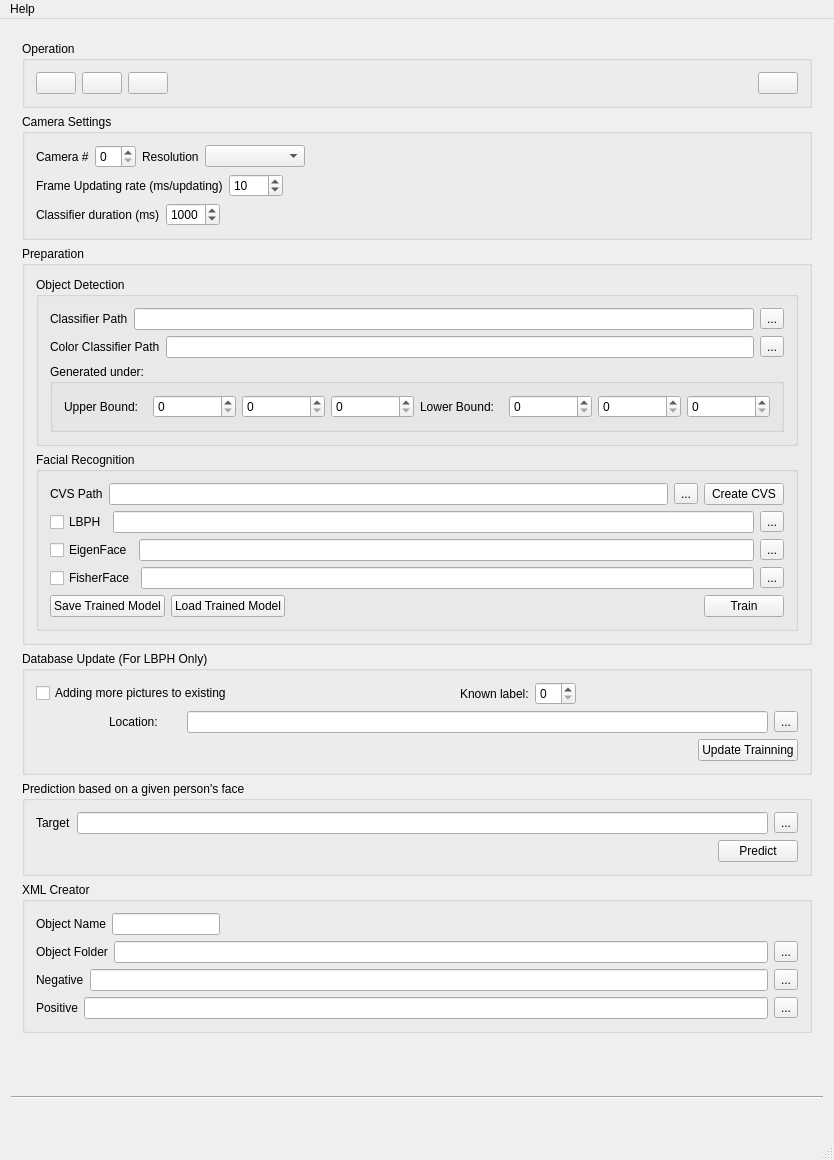
<?xml version="1.0" encoding="UTF-8"?>
<ui version="4.0">
 <class>Recognizer</class>
 <widget class="QMainWindow" name="Recognizer">
  <property name="geometry">
   <rect>
    <x>0</x>
    <y>0</y>
    <width>834</width>
    <height>1160</height>
   </rect>
  </property>
  <property name="windowTitle">
   <string>Recognizer</string>
  </property>
  <property name="windowIcon">
   <iconset>
    <normaloff>:/Main/searching33.png</normaloff>:/Main/searching33.png</iconset>
  </property>
  <property name="windowOpacity">
   <double>1.000000000000000</double>
  </property>
  <widget class="QWidget" name="centralWidget">
   <layout class="QVBoxLayout" name="verticalLayout_6">
    <item>
     <widget class="QStackedWidget" name="stackedWidget">
      <property name="contextMenuPolicy">
       <enum>Qt::NoContextMenu</enum>
      </property>
      <property name="currentIndex">
       <number>0</number>
      </property>
      <widget class="QWidget" name="page">
       <layout class="QVBoxLayout" name="verticalLayout_8">
        <item>
         <widget class="QGroupBox" name="groupBox_SelOp">
          <property name="sizePolicy">
           <sizepolicy hsizetype="Expanding" vsizetype="Fixed">
            <horstretch>0</horstretch>
            <verstretch>0</verstretch>
           </sizepolicy>
          </property>
          <property name="title">
           <string>Operation</string>
          </property>
          <layout class="QVBoxLayout" name="verticalLayout_2">
           <item>
            <layout class="QHBoxLayout" name="horizontalLayout_17">
             <item>
              <widget class="QPushButton" name="pushButton_liveFacial">
               <property name="toolTip">
                <string>Perform live facial recognition</string>
               </property>
               <property name="text">
                <string/>
               </property>
               <property name="icon">
                <iconset>
                 <normaloff>icons/Administrator-icon.png</normaloff>
                 <normalon>:/Main/icons/Administrator-icon.png</normalon>icons/Administrator-icon.png</iconset>
               </property>
               <property name="iconSize">
                <size>
                 <width>50</width>
                 <height>50</height>
                </size>
               </property>
               <property name="checkable">
                <bool>true</bool>
               </property>
               <property name="autoExclusive">
                <bool>true</bool>
               </property>
               <property name="flat">
                <bool>false</bool>
               </property>
              </widget>
             </item>
             <item>
              <widget class="QPushButton" name="pushButton_stillFacial">
               <property name="toolTip">
                <string>Perform still picture facial recognition</string>
               </property>
               <property name="text">
                <string/>
               </property>
               <property name="icon">
                <iconset>
                 <normalon>:/Main/icons/focusing.png</normalon>
                </iconset>
               </property>
               <property name="iconSize">
                <size>
                 <width>50</width>
                 <height>50</height>
                </size>
               </property>
               <property name="checkable">
                <bool>true</bool>
               </property>
               <property name="autoExclusive">
                <bool>true</bool>
               </property>
              </widget>
             </item>
             <item>
              <widget class="QPushButton" name="pushButton_stillObject">
               <property name="toolTip">
                <string>Perform still picture object detection</string>
               </property>
               <property name="text">
                <string/>
               </property>
               <property name="icon">
                <iconset>
                 <normalon>:/Main/icons/diaphragm2.png</normalon>
                </iconset>
               </property>
               <property name="iconSize">
                <size>
                 <width>50</width>
                 <height>50</height>
                </size>
               </property>
               <property name="checkable">
                <bool>true</bool>
               </property>
               <property name="autoExclusive">
                <bool>true</bool>
               </property>
              </widget>
             </item>
             <item>
              <spacer name="horizontalSpacer_11">
               <property name="orientation">
                <enum>Qt::Horizontal</enum>
               </property>
               <property name="sizeHint" stdset="0">
                <size>
                 <width>40</width>
                 <height>20</height>
                </size>
               </property>
              </spacer>
             </item>
             <item>
              <widget class="QPushButton" name="pushButton_XMLcreator">
               <property name="toolTip">
                <string>Generate your own xml file for detection</string>
               </property>
               <property name="text">
                <string/>
               </property>
               <property name="icon">
                <iconset>
                 <normalon>:/Main/icons/health-education-icon.png</normalon>
                </iconset>
               </property>
               <property name="iconSize">
                <size>
                 <width>50</width>
                 <height>50</height>
                </size>
               </property>
               <property name="checkable">
                <bool>true</bool>
               </property>
               <property name="autoExclusive">
                <bool>true</bool>
               </property>
              </widget>
             </item>
            </layout>
           </item>
          </layout>
         </widget>
        </item>
        <item>
         <widget class="QGroupBox" name="groupBox_CamSet">
          <property name="title">
           <string>Camera Settings</string>
          </property>
          <layout class="QVBoxLayout" name="verticalLayout">
           <item>
            <layout class="QHBoxLayout" name="horizontalLayout_9">
             <item>
              <widget class="QLabel" name="CameraNumberLabel">
               <property name="text">
                <string>Camera #</string>
               </property>
              </widget>
             </item>
             <item>
              <widget class="QSpinBox" name="CameraNumber"/>
             </item>
             <item>
              <widget class="QLabel" name="label_CameraResolution">
               <property name="text">
                <string>Resolution</string>
               </property>
              </widget>
             </item>
             <item>
              <widget class="QComboBox" name="comboBox_CameraResolution">
               <property name="minimumSize">
                <size>
                 <width>100</width>
                 <height>0</height>
                </size>
               </property>
              </widget>
             </item>
             <item>
              <spacer name="horizontalSpacer_3">
               <property name="orientation">
                <enum>Qt::Horizontal</enum>
               </property>
               <property name="sizeHint" stdset="0">
                <size>
                 <width>40</width>
                 <height>20</height>
                </size>
               </property>
              </spacer>
             </item>
            </layout>
           </item>
           <item>
            <layout class="QHBoxLayout" name="horizontalLayout_14">
             <item>
              <widget class="QLabel" name="CameraUpdateLabel">
               <property name="text">
                <string>Frame Updating rate (ms/updating)</string>
               </property>
              </widget>
             </item>
             <item>
              <widget class="QSpinBox" name="CameraUpdateTime">
               <property name="maximum">
                <number>3000</number>
               </property>
               <property name="value">
                <number>10</number>
               </property>
              </widget>
             </item>
             <item>
              <spacer name="horizontalSpacer_8">
               <property name="orientation">
                <enum>Qt::Horizontal</enum>
               </property>
               <property name="sizeHint" stdset="0">
                <size>
                 <width>40</width>
                 <height>20</height>
                </size>
               </property>
              </spacer>
             </item>
            </layout>
           </item>
           <item>
            <layout class="QHBoxLayout" name="horizontalLayout_19">
             <item>
              <widget class="QLabel" name="ClassifierDurationlabel">
               <property name="text">
                <string>Classifier duration (ms)</string>
               </property>
              </widget>
             </item>
             <item>
              <widget class="QSpinBox" name="ClassifierDuration">
               <property name="maximum">
                <number>5000</number>
               </property>
               <property name="value">
                <number>1000</number>
               </property>
              </widget>
             </item>
             <item>
              <spacer name="horizontalSpacer_9">
               <property name="orientation">
                <enum>Qt::Horizontal</enum>
               </property>
               <property name="sizeHint" stdset="0">
                <size>
                 <width>40</width>
                 <height>20</height>
                </size>
               </property>
              </spacer>
             </item>
            </layout>
           </item>
          </layout>
         </widget>
        </item>
        <item>
         <widget class="QGroupBox" name="groupBox_preparation">
          <property name="title">
           <string>Preparation</string>
          </property>
          <layout class="QVBoxLayout" name="verticalLayout_5">
           <item>
            <widget class="QGroupBox" name="groupBox_ObjDet">
             <property name="title">
              <string>Object Detection</string>
             </property>
             <layout class="QVBoxLayout" name="verticalLayout_3">
              <item>
               <layout class="QHBoxLayout" name="horizontalLayout_18">
                <item>
                 <widget class="QLabel" name="ClassifierPathLabel">
                  <property name="text">
                   <string>Classifier Path</string>
                  </property>
                 </widget>
                </item>
                <item>
                 <widget class="QLineEdit" name="ClassifierLineEdit"/>
                </item>
                <item>
                 <widget class="QToolButton" name="ClassifierPath_toolButton">
                  <property name="text">
                   <string>...</string>
                  </property>
                 </widget>
                </item>
               </layout>
              </item>
              <item>
               <layout class="QHBoxLayout" name="horizontalLayout_2">
                <item>
                 <widget class="QLabel" name="label">
                  <property name="text">
                   <string>Color Classifier Path</string>
                  </property>
                 </widget>
                </item>
                <item>
                 <widget class="QLineEdit" name="lineEdit_colorClassifier"/>
                </item>
                <item>
                 <widget class="QToolButton" name="toolButton_colorClassifier">
                  <property name="text">
                   <string>...</string>
                  </property>
                 </widget>
                </item>
               </layout>
              </item>
              <item>
               <widget class="QGroupBox" name="groupBox_colorHasPath">
                <property name="title">
                 <string>Generated under:</string>
                </property>
                <layout class="QHBoxLayout" name="horizontalLayout_16">
                 <item>
                  <layout class="QHBoxLayout" name="horizontalLayout_15">
                   <item>
                    <widget class="QLabel" name="label_3">
                     <property name="text">
                      <string>Upper Bound:</string>
                     </property>
                    </widget>
                   </item>
                   <item>
                    <widget class="QSpinBox" name="spinBox_UH">
                     <property name="maximum">
                      <number>179</number>
                     </property>
                    </widget>
                   </item>
                   <item>
                    <widget class="QSpinBox" name="spinBox_US">
                     <property name="maximum">
                      <number>255</number>
                     </property>
                    </widget>
                   </item>
                   <item>
                    <widget class="QSpinBox" name="spinBox_UV">
                     <property name="maximum">
                      <number>255</number>
                     </property>
                    </widget>
                   </item>
                  </layout>
                 </item>
                 <item>
                  <layout class="QHBoxLayout" name="horizontalLayout_12">
                   <item>
                    <widget class="QLabel" name="label_2">
                     <property name="text">
                      <string>Lower Bound:</string>
                     </property>
                    </widget>
                   </item>
                   <item>
                    <widget class="QSpinBox" name="spinBox_LH">
                     <property name="maximum">
                      <number>179</number>
                     </property>
                    </widget>
                   </item>
                   <item>
                    <widget class="QSpinBox" name="spinBox_LS">
                     <property name="maximum">
                      <number>255</number>
                     </property>
                    </widget>
                   </item>
                   <item>
                    <widget class="QSpinBox" name="spinBox_LV">
                     <property name="maximum">
                      <number>255</number>
                     </property>
                    </widget>
                   </item>
                  </layout>
                 </item>
                </layout>
               </widget>
              </item>
             </layout>
            </widget>
           </item>
           <item>
            <widget class="QGroupBox" name="groupBox_FacialRec">
             <property name="title">
              <string>Facial Recognition</string>
             </property>
             <layout class="QVBoxLayout" name="verticalLayout_4">
              <item>
               <layout class="QHBoxLayout" name="horizontalLayout">
                <item>
                 <widget class="QLabel" name="CVS_Path_label">
                  <property name="text">
                   <string>CVS Path</string>
                  </property>
                 </widget>
                </item>
                <item>
                 <widget class="QLineEdit" name="CVS_Path_lineEdit"/>
                </item>
                <item>
                 <widget class="QToolButton" name="CVS_Path_Button">
                  <property name="text">
                   <string>...</string>
                  </property>
                 </widget>
                </item>
                <item>
                 <widget class="QPushButton" name="CreateCVS_Button">
                  <property name="text">
                   <string>Create CVS</string>
                  </property>
                 </widget>
                </item>
               </layout>
              </item>
              <item>
               <layout class="QHBoxLayout" name="horizontalLayout_4">
                <item>
                 <widget class="QCheckBox" name="LBPH_checkBox">
                  <property name="text">
                   <string>LBPH</string>
                  </property>
                 </widget>
                </item>
                <item>
                 <widget class="QLineEdit" name="LBPH_lineEdit"/>
                </item>
                <item>
                 <widget class="QToolButton" name="LBPH_toolButton">
                  <property name="text">
                   <string>...</string>
                  </property>
                 </widget>
                </item>
               </layout>
              </item>
              <item>
               <layout class="QHBoxLayout" name="horizontalLayout_6">
                <item>
                 <widget class="QCheckBox" name="EigenFace_checkBox">
                  <property name="text">
                   <string>EigenFace</string>
                  </property>
                 </widget>
                </item>
                <item>
                 <widget class="QLineEdit" name="EigenFace_location_lineEdit"/>
                </item>
                <item>
                 <widget class="QToolButton" name="EigenFace_location_toolButton">
                  <property name="text">
                   <string>...</string>
                  </property>
                 </widget>
                </item>
               </layout>
              </item>
              <item>
               <layout class="QHBoxLayout" name="horizontalLayout_7">
                <item>
                 <widget class="QCheckBox" name="FisherFace_checkBox">
                  <property name="text">
                   <string>FisherFace</string>
                  </property>
                 </widget>
                </item>
                <item>
                 <widget class="QLineEdit" name="FisherFace_location_lineEdit"/>
                </item>
                <item>
                 <widget class="QToolButton" name="FisherFace_location_toolButton">
                  <property name="text">
                   <string>...</string>
                  </property>
                 </widget>
                </item>
               </layout>
              </item>
              <item>
               <layout class="QHBoxLayout" name="horizontalLayout_8">
                <item>
                 <widget class="QPushButton" name="SaveTrainedModel_pushButton">
                  <property name="text">
                   <string>Save Trained Model</string>
                  </property>
                 </widget>
                </item>
                <item>
                 <widget class="QPushButton" name="LoadTrainedModel_pushButton">
                  <property name="text">
                   <string>Load Trained Model</string>
                  </property>
                 </widget>
                </item>
                <item>
                 <spacer name="horizontalSpacer_7">
                  <property name="orientation">
                   <enum>Qt::Horizontal</enum>
                  </property>
                  <property name="sizeHint" stdset="0">
                   <size>
                    <width>40</width>
                    <height>20</height>
                   </size>
                  </property>
                 </spacer>
                </item>
                <item>
                 <widget class="QPushButton" name="Train_Button">
                  <property name="text">
                   <string>Train</string>
                  </property>
                 </widget>
                </item>
               </layout>
              </item>
             </layout>
            </widget>
           </item>
          </layout>
         </widget>
        </item>
        <item>
         <widget class="QGroupBox" name="groupBox_LBPHupdate">
          <property name="title">
           <string>Database Update (For LBPH Only)</string>
          </property>
          <layout class="QGridLayout" name="gridLayout_2">
           <item row="0" column="0">
            <layout class="QHBoxLayout" name="horizontalLayout_10" stretch="0,0,0,0,0">
             <item>
              <widget class="QCheckBox" name="UpdateExisting_checkBox">
               <property name="text">
                <string>Adding more pictures to existing</string>
               </property>
              </widget>
             </item>
             <item>
              <spacer name="horizontalSpacer_6">
               <property name="orientation">
                <enum>Qt::Horizontal</enum>
               </property>
               <property name="sizeHint" stdset="0">
                <size>
                 <width>40</width>
                 <height>20</height>
                </size>
               </property>
              </spacer>
             </item>
             <item>
              <widget class="QLabel" name="UpdateExistingLabel">
               <property name="text">
                <string>Known label:</string>
               </property>
              </widget>
             </item>
             <item>
              <widget class="QSpinBox" name="UpdateExisting_spinBox"/>
             </item>
             <item>
              <spacer name="horizontalSpacer">
               <property name="orientation">
                <enum>Qt::Horizontal</enum>
               </property>
               <property name="sizeHint" stdset="0">
                <size>
                 <width>40</width>
                 <height>20</height>
                </size>
               </property>
              </spacer>
             </item>
            </layout>
           </item>
           <item row="1" column="0">
            <layout class="QHBoxLayout" name="horizontalLayout_11" stretch="1,1,8,1">
             <item>
              <spacer name="horizontalSpacer_4">
               <property name="orientation">
                <enum>Qt::Horizontal</enum>
               </property>
               <property name="sizeHint" stdset="0">
                <size>
                 <width>40</width>
                 <height>20</height>
                </size>
               </property>
              </spacer>
             </item>
             <item>
              <widget class="QLabel" name="UpdateLocation_label">
               <property name="text">
                <string>Location:</string>
               </property>
              </widget>
             </item>
             <item>
              <widget class="QLineEdit" name="UpdateLocation_lineEdit"/>
             </item>
             <item>
              <widget class="QToolButton" name="UpdateLocation_toolButton">
               <property name="text">
                <string>...</string>
               </property>
              </widget>
             </item>
            </layout>
           </item>
           <item row="2" column="0">
            <layout class="QHBoxLayout" name="horizontalLayout_13">
             <item>
              <spacer name="horizontalSpacer_5">
               <property name="orientation">
                <enum>Qt::Horizontal</enum>
               </property>
               <property name="sizeHint" stdset="0">
                <size>
                 <width>40</width>
                 <height>20</height>
                </size>
               </property>
              </spacer>
             </item>
             <item>
              <widget class="QPushButton" name="TrainNew_pushButton">
               <property name="enabled">
                <bool>true</bool>
               </property>
               <property name="text">
                <string>Update Trainning</string>
               </property>
              </widget>
             </item>
            </layout>
           </item>
          </layout>
         </widget>
        </item>
        <item>
         <widget class="QGroupBox" name="groupBox_prediction">
          <property name="title">
           <string>Prediction based on a given person's face</string>
          </property>
          <layout class="QGridLayout" name="gridLayout_3">
           <item row="0" column="0">
            <layout class="QHBoxLayout" name="horizontalLayout_5">
             <item>
              <widget class="QLabel" name="Target_label">
               <property name="text">
                <string>Target</string>
               </property>
              </widget>
             </item>
             <item>
              <widget class="QLineEdit" name="Target_lineEdit"/>
             </item>
             <item>
              <widget class="QToolButton" name="Target_toolButton">
               <property name="text">
                <string>...</string>
               </property>
              </widget>
             </item>
            </layout>
           </item>
           <item row="1" column="0">
            <layout class="QHBoxLayout" name="horizontalLayout_3">
             <item>
              <spacer name="horizontalSpacer_2">
               <property name="orientation">
                <enum>Qt::Horizontal</enum>
               </property>
               <property name="sizeHint" stdset="0">
                <size>
                 <width>40</width>
                 <height>20</height>
                </size>
               </property>
              </spacer>
             </item>
             <item>
              <widget class="QLabel" name="Predition_Result">
               <property name="text">
                <string/>
               </property>
              </widget>
             </item>
             <item>
              <widget class="QPushButton" name="Predict_Button">
               <property name="text">
                <string>Predict</string>
               </property>
              </widget>
             </item>
            </layout>
           </item>
          </layout>
         </widget>
        </item>
        <item>
         <widget class="QGroupBox" name="groupBox_XML_creator">
          <property name="title">
           <string>XML Creator</string>
          </property>
          <layout class="QVBoxLayout" name="verticalLayout_7">
           <item>
            <layout class="QHBoxLayout" name="horizontalLayout_20" stretch="0,0,1">
             <item>
              <widget class="QLabel" name="label_XMLObjectName">
               <property name="text">
                <string>Object Name</string>
               </property>
              </widget>
             </item>
             <item>
              <widget class="QLineEdit" name="lineEdit_XMLObjectName"/>
             </item>
             <item>
              <spacer name="horizontalSpacer_12">
               <property name="orientation">
                <enum>Qt::Horizontal</enum>
               </property>
               <property name="sizeHint" stdset="0">
                <size>
                 <width>40</width>
                 <height>20</height>
                </size>
               </property>
              </spacer>
             </item>
            </layout>
           </item>
           <item>
            <layout class="QHBoxLayout" name="horizontalLayout_24">
             <item>
              <widget class="QLabel" name="label_XMLObjectName_3">
               <property name="text">
                <string>Object Folder</string>
               </property>
              </widget>
             </item>
             <item>
              <widget class="QLineEdit" name="lineEdit_XMLObjectFolder">
               <property name="readOnly">
                <bool>true</bool>
               </property>
              </widget>
             </item>
             <item>
              <widget class="QToolButton" name="toolButton_XMLObjectFolder">
               <property name="text">
                <string>...</string>
               </property>
              </widget>
             </item>
            </layout>
           </item>
           <item>
            <layout class="QHBoxLayout" name="horizontalLayout_21">
             <item>
              <widget class="QLabel" name="label_XMLNegative">
               <property name="text">
                <string>Negative</string>
               </property>
              </widget>
             </item>
             <item>
              <widget class="QLineEdit" name="lineEdit_XMLNegativePath">
               <property name="readOnly">
                <bool>true</bool>
               </property>
              </widget>
             </item>
             <item>
              <widget class="QToolButton" name="toolButton_XMLNegative">
               <property name="text">
                <string>...</string>
               </property>
              </widget>
             </item>
            </layout>
           </item>
           <item>
            <layout class="QHBoxLayout" name="horizontalLayout_22">
             <item>
              <widget class="QLabel" name="label_XMLPositive">
               <property name="text">
                <string>Positive</string>
               </property>
              </widget>
             </item>
             <item>
              <widget class="QLineEdit" name="lineEdit_XMLPositivePath">
               <property name="readOnly">
                <bool>true</bool>
               </property>
              </widget>
             </item>
             <item>
              <widget class="QToolButton" name="toolButton_XMLPositive">
               <property name="text">
                <string>...</string>
               </property>
              </widget>
             </item>
            </layout>
           </item>
          </layout>
         </widget>
        </item>
        <item>
         <spacer name="verticalSpacer">
          <property name="orientation">
           <enum>Qt::Vertical</enum>
          </property>
          <property name="sizeHint" stdset="0">
           <size>
            <width>20</width>
            <height>40</height>
           </size>
          </property>
         </spacer>
        </item>
       </layout>
      </widget>
      <widget class="QWidget" name="page_2">
       <property name="enabled">
        <bool>false</bool>
       </property>
      </widget>
     </widget>
    </item>
    <item>
     <widget class="Line" name="line">
      <property name="orientation">
       <enum>Qt::Horizontal</enum>
      </property>
     </widget>
    </item>
    <item>
     <layout class="QHBoxLayout" name="horizontalLayout_navigation">
      <item>
       <widget class="QPushButton" name="pushButton_setting">
        <property name="text">
         <string/>
        </property>
        <property name="icon">
         <iconset>
          <normaloff>:/Main/Actions-go-back-icon.png</normaloff>
          <normalon>:/Main/icons/Actions-go-back-icon.png</normalon>:/Main/Actions-go-back-icon.png</iconset>
        </property>
        <property name="iconSize">
         <size>
          <width>50</width>
          <height>50</height>
         </size>
        </property>
        <property name="flat">
         <bool>true</bool>
        </property>
       </widget>
      </item>
      <item>
       <spacer name="horizontalSpacer_10">
        <property name="orientation">
         <enum>Qt::Horizontal</enum>
        </property>
        <property name="sizeHint" stdset="0">
         <size>
          <width>40</width>
          <height>20</height>
         </size>
        </property>
       </spacer>
      </item>
      <item>
       <widget class="QPushButton" name="pushButton_action">
        <property name="text">
         <string/>
        </property>
        <property name="icon">
         <iconset>
          <normaloff>:/Main/Actions-go-next-icon.png</normaloff>
          <normalon>:/Main/icons/Actions-go-next-icon.png</normalon>:/Main/Actions-go-next-icon.png</iconset>
        </property>
        <property name="iconSize">
         <size>
          <width>50</width>
          <height>50</height>
         </size>
        </property>
        <property name="flat">
         <bool>true</bool>
        </property>
       </widget>
      </item>
     </layout>
    </item>
   </layout>
  </widget>
  <widget class="QMenuBar" name="menuBar">
   <property name="geometry">
    <rect>
     <x>0</x>
     <y>0</y>
     <width>834</width>
     <height>21</height>
    </rect>
   </property>
   <widget class="QMenu" name="menuHelp">
    <property name="title">
     <string>Help</string>
    </property>
    <addaction name="actionHelp"/>
   </widget>
   <addaction name="menuHelp"/>
  </widget>
  <widget class="QStatusBar" name="statusBar"/>
  <action name="actionHelp">
   <property name="text">
    <string>Help</string>
   </property>
  </action>
 </widget>
 <layoutdefault spacing="6" margin="11"/>
 <resources/>
 <connections/>
</ui>
